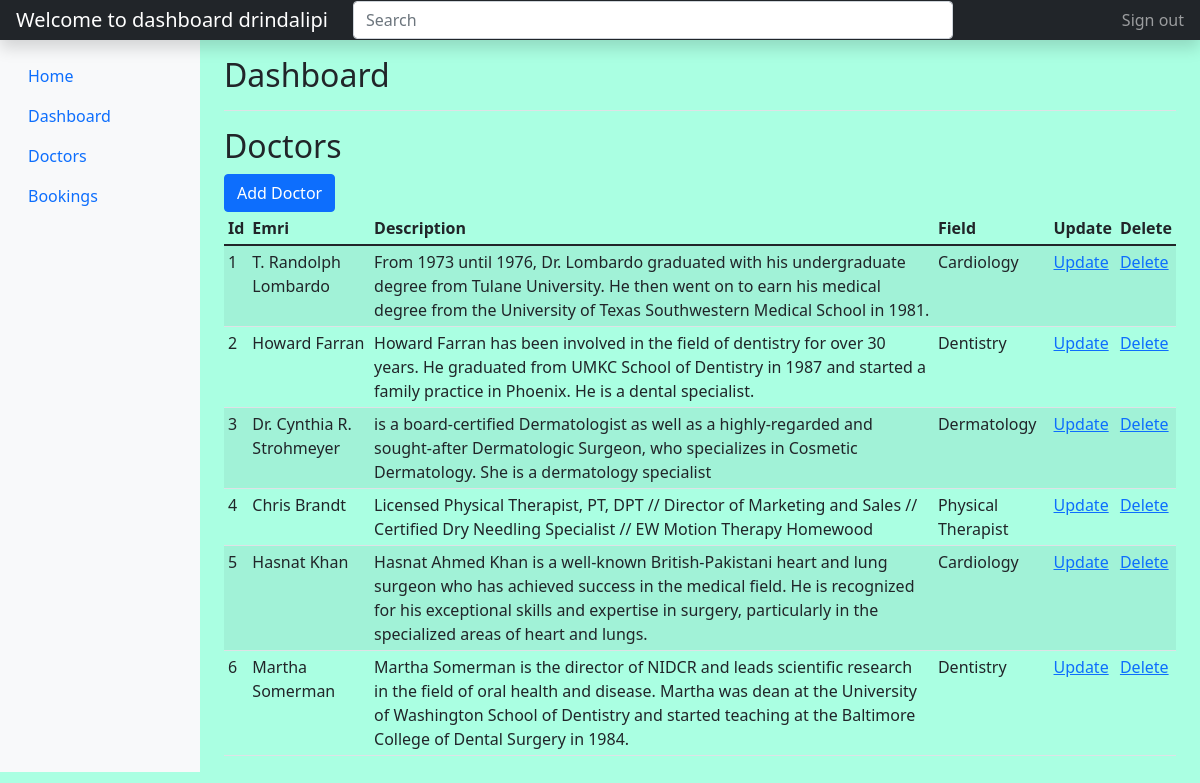
The app's page /list_movies.php (signed in) with its own data.
### tables this page shows
CREATE TABLE `movies` (
  `id` int(255) NOT NULL,
  `movie_name` varchar(255) NOT NULL,
  `movie_desc` varchar(255) NOT NULL,
  `movie_quality` varchar(255) NOT NULL,
  `movie_rating` int(255) NOT NULL,
  `movie_image` varchar(255) NOT NULL
);

### list_movies.php (the view, shortened to what this page needs)
<?php
    include_once('config.php');
    $sql = "SELECT * FROM movies";
    $selectUsers = $conn->prepare($sql);
    $selectUsers->execute();
    $users_data = $selectUsers->fetchAll();
 ?>
 <!DOCTYPE html>
 <html>
 <head>
 	<link href="https://cdn.jsdelivr.net/npm/bootstrap@5.1.3/dist/css/bootstrap.min.css" rel="stylesheet">
  <link rel="stylesheet" href="home.css">
 </head>
 <body>
 <header class="navbar navbar-dark sticky-top bg-dark flex-md-nowrap p-0 shadow">
  <a class="navbar-brand col-md-3 col-lg-2 me-0 px-3" href="#"><?php echo "Welcome to dashboard ".$_SESSION['username']; ?></a>
  <input class="form-control form-control-dark w-50" type="text" placeholder="Search" aria-label="Search">
  <div class="navbar-nav">
    <div class="nav-item text-nowrap">
      <a class="nav-link px-3" href="logout.php">Sign out</a>
    </div>
  </div>
</header>
<div class="container-fluid">
  <div class="row">
    <nav id="sidebarMenu" class="col-md-3 col-lg-2 d-md-block bg-light sidebar collapse">
      <div class="position-sticky pt-3">
      <ul class="nav flex-column">
           <?php if ($_SESSION['is_admin'] == 'true') { ?>
            <li class="nav-item">
              <a class="nav-link" href="home.php">
                Home
              </a>
            </li>
          <li class="nav-item">
            <a class="nav-link active" aria-current="page" href="dashboard.php">
              Dashboard
            </a>
          </li>
          <li class="nav-item">
            <a class="nav-link" href="list_movies.php">
              Doctors
            </a>
          </li>
        <?php } ?>
          <li class="nav-item">
            <a class="nav-link" href="bookings.php">
              Bookings
            </a>
          </li>
        </ul>
      </div>
    </nav>
    <main class="col-md-9 ms-sm-auto col-lg-10 px-md-4">
      <div class="d-flex justify-content-between flex-wrap flex-md-nowrap align-items-center pt-3 pb-2 mb-3 border-bottom">
        <h1 class="h2">Dashboard</h1>
      </div>
    <?php if ($_SESSION['is_admin'] == 'true') { ?>
      <h2>Doctors</h2>
      <a href="movies.php" class="btn btn-primary">Add Doctor</a>
      <div class="table-responsive">
        <table class="table table-striped table-sm">
          <thead>
            <tr>
              <th scope="col">Id</th>
              <th scope="col">Emri</th>
              <th scope="col">Description</th>
              <th scope="col">Field</th>
              <th scope="col">Update</th>
              <th scope="col">Delete</th>
            </tr>
          </thead>
          <tbody>
            <?php foreach ($users_data as $user_data) { ?>
               <tr>
                <td><?php echo $user_data['id']; ?></td>
                <td><?php echo $user_data['movie_name']; ?></td>
                <td><?php echo $user_data['movie_desc']; ?></td>
                <td><?php echo $user_data['movie_quality']; ?></td>
                <td><a href="edit.php?id=<?= $user_data['id'];?>">Update</a></td>
                <td><a href="delete.php?id=<?= $user_data['id'];?>">Delete</a></td>
              </tr>
           <?php  } ?>
          </tbody>
        </table>
      </div>
     <?php } ?>
    </main>
  </div>
</div>
  </body>
</html>
 </body>
 </html>

### home.css (style rules this page uses)
body { background-color: rgba(135, 255, 215, 0.705); }

### records on screen
movies: id "1", movie_name "T. Randolph Lombardo", movie_desc "From 1973 until 1976, Dr. Lombardo graduated with his undergraduate degree from Tulane University. He then went on to earn his medical degree from the University of Texas Southwestern Medical School in 1981.", movie_quality "Cardiology"
movies: id "2", movie_name "Howard Farran", movie_desc "Howard Farran has been involved in the field of dentistry for over 30 years. He graduated from UMKC School of Dentistry in 1987 and started a family practice in Phoenix. He is a dental specialist.", movie_quality "Dentistry"
movies: id "3", movie_name "Dr. Cynthia R. Strohmeyer", movie_desc "is a board-certified Dermatologist as well as a highly-regarded and sought-after Dermatologic Surgeon, who specializes in Cosmetic Dermatology. She is a dermatology specialist", movie_quality "Dermatology"
movies: id "4", movie_name "Chris Brandt", movie_desc "Licensed Physical Therapist, PT, DPT // Director of Marketing and Sales // Certified Dry Needling Specialist // EW Motion Therapy Homewood", movie_quality "Physical Therapist"
movies: id "5", movie_name "Hasnat Khan", movie_desc "Hasnat Ahmed Khan is a well-known British-Pakistani heart and lung surgeon who has achieved success in the medical field. He is recognized for his exceptional skills and expertise in surgery, particularly in the specialized areas of heart and lungs.", movie_quality "Cardiology"
movies: id "6", movie_name "Martha Somerman", movie_desc "Martha Somerman is the director of NIDCR and leads scientific research in the field of oral health and disease. Martha was dean at the University of Washington School of Dentistry and started teaching at the Baltimore College of Dental Surgery in 1984.", movie_quality "Dentistry"

### other values on screen
$_SESSION['username'] "drindalipi"
